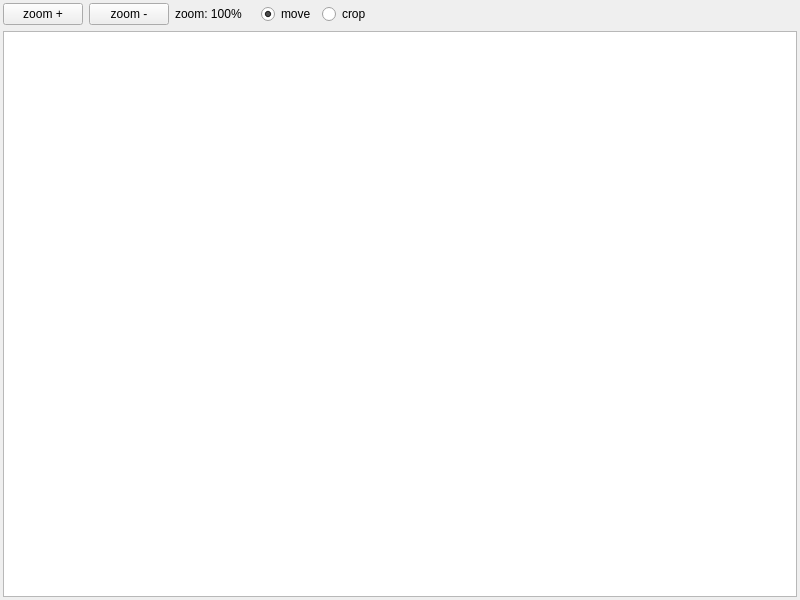
<?xml version="1.0" encoding="UTF-8"?>
<ui version="4.0">
 <class>DPM_ImagePatternSelector</class>
 <widget class="QMainWindow" name="DPM_ImagePatternSelector">
  <property name="geometry">
   <rect>
    <x>0</x>
    <y>0</y>
    <width>800</width>
    <height>600</height>
   </rect>
  </property>
  <property name="windowTitle">
   <string>Select Image Pattern</string>
  </property>
  <widget class="QWidget" name="centralwidget">
   <layout class="QGridLayout" name="gridLayout">
    <property name="leftMargin">
     <number>3</number>
    </property>
    <property name="topMargin">
     <number>3</number>
    </property>
    <property name="rightMargin">
     <number>3</number>
    </property>
    <property name="bottomMargin">
     <number>3</number>
    </property>
    <item row="0" column="0">
     <widget class="QPushButton" name="zoomInButton">
      <property name="text">
       <string>zoom +</string>
      </property>
     </widget>
    </item>
    <item row="0" column="1">
     <widget class="QPushButton" name="zoomOutButton">
      <property name="text">
       <string>zoom -</string>
      </property>
     </widget>
    </item>
    <item row="0" column="4">
     <spacer name="horizontalSpacer">
      <property name="orientation">
       <enum>Qt::Horizontal</enum>
      </property>
      <property name="sizeHint" stdset="0">
       <size>
        <width>424</width>
        <height>20</height>
       </size>
      </property>
     </spacer>
    </item>
    <item row="1" column="0" colspan="5">
     <widget class="QGraphicsView" name="graphicsView">
      <property name="renderHints">
       <set>QPainter::Antialiasing|QPainter::HighQualityAntialiasing|QPainter::SmoothPixmapTransform|QPainter::TextAntialiasing</set>
      </property>
      <property name="dragMode">
       <enum>QGraphicsView::ScrollHandDrag</enum>
      </property>
     </widget>
    </item>
    <item row="0" column="3">
     <widget class="QWidget" name="widget" native="true">
      <layout class="QHBoxLayout" name="horizontalLayout">
       <property name="leftMargin">
        <number>0</number>
       </property>
       <property name="topMargin">
        <number>0</number>
       </property>
       <property name="rightMargin">
        <number>0</number>
       </property>
       <property name="bottomMargin">
        <number>0</number>
       </property>
       <item>
        <widget class="QRadioButton" name="moveRadio">
         <property name="text">
          <string>move</string>
         </property>
         <property name="checked">
          <bool>true</bool>
         </property>
        </widget>
       </item>
       <item>
        <widget class="QRadioButton" name="cropRadio">
         <property name="text">
          <string>crop</string>
         </property>
        </widget>
       </item>
      </layout>
     </widget>
    </item>
    <item row="0" column="2">
     <widget class="QLabel" name="zoomLabel">
      <property name="minimumSize">
       <size>
        <width>80</width>
        <height>0</height>
       </size>
      </property>
      <property name="text">
       <string>zoom: 100%</string>
      </property>
     </widget>
    </item>
   </layout>
  </widget>
 </widget>
 <resources/>
 <connections/>
</ui>
